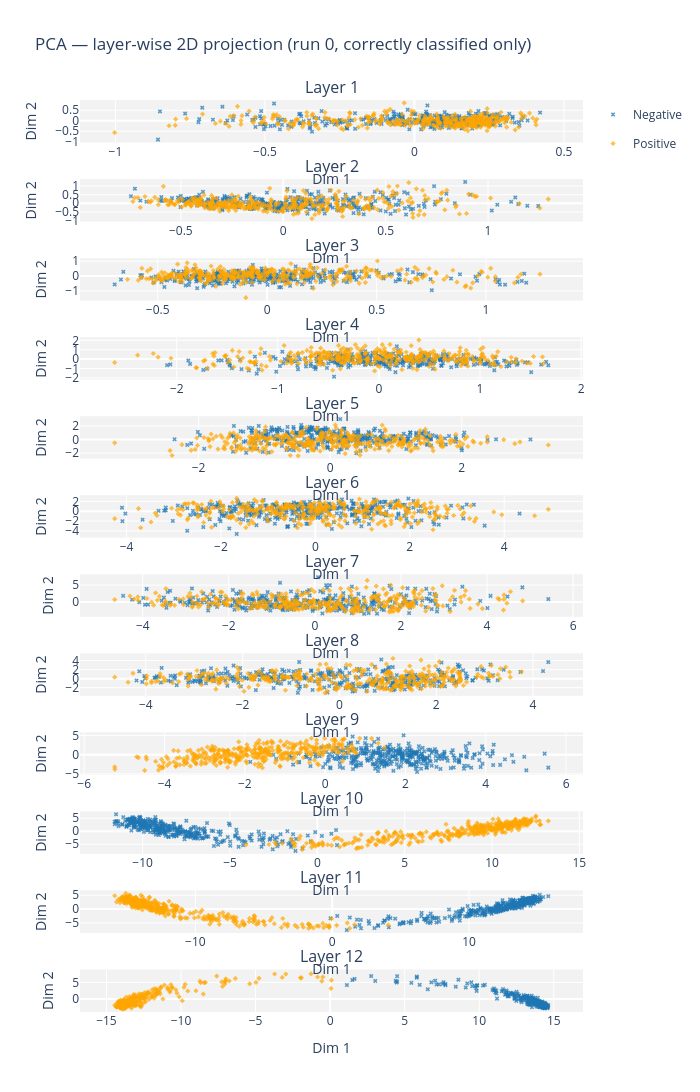

Notebook source saved alongside this figure:
### Markdown cell above
## A. Projection visualisation (run 0)
Layer-by-layer 2D/3D projections of the activations, coloured by class. The methods come from
`VIZ_METHODS`. Only correctly classified samples are shown if `CORRECT_ONLY`.

### Code cell
def axis_limits(coords, pad=0.08):
    lo, hi = coords.min(axis=0), coords.max(axis=0)
    margin = (hi - lo) * pad
    margin[margin == 0] = 1e-3
    return lo - margin, hi + margin


def plot_layer_projections(method, n_components, run=0, point_size=4, opacity=0.7):
    is_3d   = n_components == 3
    n_rows  = len(ANALYSIS_LAYERS)
    Scatter = go.Scatter3d if is_3d else go.Scatter
    fig = make_subplots(rows=n_rows, cols=1,
                        specs=[[{'type': 'scene' if is_3d else 'xy'}] for _ in ANALYSIS_LAYERS],
                        subplot_titles=[f'Layer {l}' for l in ANALYSIS_LAYERS],
                        vertical_spacing=min(0.04, 1 / max(n_rows - 1, 1)))

    for row, l in enumerate(ANALYSIS_LAYERS, start=1):
        coords = get_projection(run, l, method, n_components)
        lo, hi = axis_limits(coords)
        for c, name in enumerate(CLASS_NAMES):
            pts = coords[class_mask(run, c)]
            xyz = dict(x=pts[:, 0], y=pts[:, 1], **({'z': pts[:, 2]} if is_3d else {}))
            fig.add_trace(Scatter(**xyz, mode='markers', name=name, legendgroup=name,
                                  showlegend=(row == 1),
                                  marker=dict(size=point_size, color=CLASS_COLORS[c], opacity=opacity,
                                              symbol=CLASS_SYMBOLS[c], line=dict(width=0))),
                          row=row, col=1)
        if is_3d:
            fig.update_scenes(xaxis=dict(range=[lo[0], hi[0]], title='Dim 1'),
                              yaxis=dict(range=[lo[1], hi[1]], title='Dim 2'),
                              zaxis=dict(range=[lo[2], hi[2]], title='Dim 3'),
                              bgcolor='#f2f2f2', row=row, col=1)
        else:
            fig.update_xaxes(range=[lo[0], hi[0]], title_text='Dim 1', gridcolor='white', row=row, col=1)
            fig.update_yaxes(range=[lo[1], hi[1]], title_text='Dim 2', gridcolor='white', row=row, col=1)

    subset = 'correctly classified only' if CORRECT_ONLY else 'all samples'
    fig.update_layout(height=380 * n_rows, width=700, paper_bgcolor='white', plot_bgcolor='#f2f2f2',
                      title_text=f'{method.upper()} — layer-wise {n_components}D projection '
                                 f'(run {run}, {subset})')
    fig.show()
    return fig


for method in VIZ_METHODS:
    print(f"Computing {method.upper()} projections...")
    plot_layer_projections(method, VIZ_COMPONENTS)

### Figure 1 — Plotly figure (JSON) as saved in the notebook; plotly's stock layout.template omitted (floating-point values rounded to 4 significant figures; data arrays with more than 128 entries replaced by an {"elided": "..."} marker saying what was removed)
{"data": [{"legendgroup": "Negative", "marker": {"color": "#1f77b4", "line": {"width": 0}, "opacity": 0.7, "size": 4, "symbol": "x"}, "mode": "markers", "name": "Negative", "showlegend": true, "type": "scatter", "x": {"elided": "347 float values"}, "xaxis": "x", "y": {"elided": "347 float values"}, "yaxis": "y"}, {"legendgroup": "Positive", "marker": {"color": "#ffa500", "line": {"width": 0}, "opacity": 0.7, "size": 4, "symbol": "diamond"}, "mode": "markers", "name": "Positive", "showlegend": true, "type": "scatter", "x": {"elided": "350 float values"}, "xaxis": "x", "y": {"elided": "350 float values"}, "yaxis": "y"}, {"legendgroup": "Negative", "marker": {"color": "#1f77b4", "line": {"width": 0}, "opacity": 0.7, "size": 4, "symbol": "x"}, "mode": "markers", "name": "Negative", "showlegend": false, "type": "scatter", "x": {"elided": "347 float values"}, "xaxis": "x2", "y": {"elided": "347 float values"}, "yaxis": "y2"}, {"legendgroup": "Positive", "marker": {"color": "#ffa500", "line": {"width": 0}, "opacity": 0.7, "size": 4, "symbol": "diamond"}, "mode": "markers", "name": "Positive", "showlegend": false, "type": "scatter", "x": {"elided": "350 float values"}, "xaxis": "x2", "y": {"elided": "350 float values"}, "yaxis": "y2"}, {"legendgroup": "Negative", "marker": {"color": "#1f77b4", "line": {"width": 0}, "opacity": 0.7, "size": 4, "symbol": "x"}, "mode": "markers", "name": "Negative", "showlegend": false, "type": "scatter", "x": {"elided": "347 float values"}, "xaxis": "x3", "y": {"elided": "347 float values"}, "yaxis": "y3"}, {"legendgroup": "Positive", "marker": {"color": "#ffa500", "line": {"width": 0}, "opacity": 0.7, "size": 4, "symbol": "diamond"}, "mode": "markers", "name": "Positive", "showlegend": false, "type": "scatter", "x": {"elided": "350 float values"}, "xaxis": "x3", "y": {"elided": "350 float values"}, "yaxis": "y3"}, {"legendgroup": "Negative", "marker": {"color": "#1f77b4", "line": {"width": 0}, "opacity": 0.7, "size": 4, "symbol": "x"}, "mode": "markers", "name": "Negative", "showlegend": false, "type": "scatter", "x": {"elided": "347 float values"}, "xaxis": "x4", "y": {"elided": "347 float values"}, "yaxis": "y4"}, {"legendgroup": "Positive", "marker": {"color": "#ffa500", "line": {"width": 0}, "opacity": 0.7, "size": 4, "symbol": "diamond"}, "mode": "markers", "name": "Positive", "showlegend": false, "type": "scatter", "x": {"elided": "350 float values"}, "xaxis": "x4", "y": {"elided": "350 float values"}, "yaxis": "y4"}, {"legendgroup": "Negative", "marker": {"color": "#1f77b4", "line": {"width": 0}, "opacity": 0.7, "size": 4, "symbol": "x"}, "mode": "markers", "name": "Negative", "showlegend": false, "type": "scatter", "x": {"elided": "347 float values"}, "xaxis": "x5", "y": {"elided": "347 float values"}, "yaxis": "y5"}, {"legendgroup": "Positive", "marker": {"color": "#ffa500", "line": {"width": 0}, "opacity": 0.7, "size": 4, "symbol": "diamond"}, "mode": "markers", "name": "Positive", "showlegend": false, "type": "scatter", "x": {"elided": "350 float values"}, "xaxis": "x5", "y": {"elided": "350 float values"}, "yaxis": "y5"}, {"legendgroup": "Negative", "marker": {"color": "#1f77b4", "line": {"width": 0}, "opacity": 0.7, "size": 4, "symbol": "x"}, "mode": "markers", "name": "Negative", "showlegend": false, "type": "scatter", "x": {"elided": "347 float values"}, "xaxis": "x6", "y": {"elided": "347 float values"}, "yaxis": "y6"}, {"legendgroup": "Positive", "marker": {"color": "#ffa500", "line": {"width": 0}, "opacity": 0.7, "size": 4, "symbol": "diamond"}, "mode": "markers", "name": "Positive", "showlegend": false, "type": "scatter", "x": {"elided": "350 float values"}, "xaxis": "x6", "y": {"elided": "350 float values"}, "yaxis": "y6"}, {"legendgroup": "Negative", "marker": {"color": "#1f77b4", "line": {"width": 0}, "opacity": 0.7, "size": 4, "symbol": "x"}, "mode": "markers", "name": "Negative", "showlegend": false, "type": "scatter", "x": {"elided": "347 float values"}, "xaxis": "x7", "y": {"elided": "347 float values"}, "yaxis": "y7"}, {"legendgroup": "Positive", "marker": {"color": "#ffa500", "line": {"width": 0}, "opacity": 0.7, "size": 4, "symbol": "diamond"}, "mode": "markers", "name": "Positive", "showlegend": false, "type": "scatter", "x": {"elided": "350 float values"}, "xaxis": "x7", "y": {"elided": "350 float values"}, "yaxis": "y7"}, {"legendgroup": "Negative", "marker": {"color": "#1f77b4", "line": {"width": 0}, "opacity": 0.7, "size": 4, "symbol": "x"}, "mode": "markers", "name": "Negative", "showlegend": false, "type": "scatter", "x": {"elided": "347 float values"}, "xaxis": "x8", "y": {"elided": "347 float values"}, "yaxis": "y8"}, {"legendgroup": "Positive", "marker": {"color": "#ffa500", "line": {"width": 0}, "opacity": 0.7, "size": 4, "symbol": "diamond"}, "mode": "markers", "name": "Positive", "showlegend": false, "type": "scatter", "x": {"elided": "350 float values"}, "xaxis": "x8", "y": {"elided": "350 float values"}, "yaxis": "y8"}, {"legendgroup": "Negative", "marker": {"color": "#1f77b4", "line": {"width": 0}, "opacity": 0.7, "size": 4, "symbol": "x"}, "mode": "markers", "name": "Negative", "showlegend": false, "type": "scatter", "x": {"elided": "347 float values"}, "xaxis": "x9", "y": {"elided": "347 float values"}, "yaxis": "y9"}, {"legendgroup": "Positive", "marker": {"color": "#ffa500", "line": {"width": 0}, "opacity": 0.7, "size": 4, "symbol": "diamond"}, "mode": "markers", "name": "Positive", "showlegend": false, "type": "scatter", "x": {"elided": "350 float values"}, "xaxis": "x9", "y": {"elided": "350 float values"}, "yaxis": "y9"}, {"legendgroup": "Negative", "marker": {"color": "#1f77b4", "line": {"width": 0}, "opacity": 0.7, "size": 4, "symbol": "x"}, "mode": "markers", "name": "Negative", "showlegend": false, "type": "scatter", "x": {"elided": "347 float values"}, "xaxis": "x10", "y": {"elided": "347 float values"}, "yaxis": "y10"}, {"legendgroup": "Positive", "marker": {"color": "#ffa500", "line": {"width": 0}, "opacity": 0.7, "size": 4, "symbol": "diamond"}, "mode": "markers", "name": "Positive", "showlegend": false, "type": "scatter", "x": {"elided": "350 float values"}, "xaxis": "x10", "y": {"elided": "350 float values"}, "yaxis": "y10"}, {"legendgroup": "Negative", "marker": {"color": "#1f77b4", "line": {"width": 0}, "opacity": 0.7, "size": 4, "symbol": "x"}, "mode": "markers", "name": "Negative", "showlegend": false, "type": "scatter", "x": {"elided": "347 float values"}, "xaxis": "x11", "y": {"elided": "347 float values"}, "yaxis": "y11"}, {"legendgroup": "Positive", "marker": {"color": "#ffa500", "line": {"width": 0}, "opacity": 0.7, "size": 4, "symbol": "diamond"}, "mode": "markers", "name": "Positive", "showlegend": false, "type": "scatter", "x": {"elided": "350 float values"}, "xaxis": "x11", "y": {"elided": "350 float values"}, "yaxis": "y11"}, {"legendgroup": "Negative", "marker": {"color": "#1f77b4", "line": {"width": 0}, "opacity": 0.7, "size": 4, "symbol": "x"}, "mode": "markers", "name": "Negative", "showlegend": false, "type": "scatter", "x": {"elided": "347 float values"}, "xaxis": "x12", "y": {"elided": "347 float values"}, "yaxis": "y12"}, {"legendgroup": "Positive", "marker": {"color": "#ffa500", "line": {"width": 0}, "opacity": 0.7, "size": 4, "symbol": "diamond"}, "mode": "markers", "name": "Positive", "showlegend": false, "type": "scatter", "x": {"elided": "350 float values"}, "xaxis": "x12", "y": {"elided": "350 float values"}, "yaxis": "y12"}], "layout": {"annotations": [{"font": {"size": 16}, "showarrow": false, "text": "Layer 1", "x": 0.5, "xanchor": "center", "xref": "paper", "y": 1, "yanchor": "bottom", "yref": "paper"}, {"font": {"size": 16}, "showarrow": false, "text": "Layer 2", "x": 0.5, "xanchor": "center", "xref": "paper", "y": 0.9133, "yanchor": "bottom", "yref": "paper"}, {"font": {"size": 16}, "showarrow": false, "text": "Layer 3", "x": 0.5, "xanchor": "center", "xref": "paper", "y": 0.8267, "yanchor": "bottom", "yref": "paper"}, {"font": {"size": 16}, "showarrow": false, "text": "Layer 4", "x": 0.5, "xanchor": "center", "xref": "paper", "y": 0.74, "yanchor": "bottom", "yref": "paper"}, {"font": {"size": 16}, "showarrow": false, "text": "Layer 5", "x": 0.5, "xanchor": "center", "xref": "paper", "y": 0.6533, "yanchor": "bottom", "yref": "paper"}, {"font": {"size": 16}, "showarrow": false, "text": "Layer 6", "x": 0.5, "xanchor": "center", "xref": "paper", "y": 0.5667, "yanchor": "bottom", "yref": "paper"}, {"font": {"size": 16}, "showarrow": false, "text": "Layer 7", "x": 0.5, "xanchor": "center", "xref": "paper", "y": 0.48, "yanchor": "bottom", "yref": "paper"}, {"font": {"size": 16}, "showarrow": false, "text": "Layer 8", "x": 0.5, "xanchor": "center", "xref": "paper", "y": 0.3933, "yanchor": "bottom", "yref": "paper"}, {"font": {"size": 16}, "showarrow": false, "text": "Layer 9", "x": 0.5, "xanchor": "center", "xref": "paper", "y": 0.3067, "yanchor": "bottom", "yref": "paper"}, {"font": {"size": 16}, "showarrow": false, "text": "Layer 10", "x": 0.5, "xanchor": "center", "xref": "paper", "y": 0.22, "yanchor": "bottom", "yref": "paper"}, {"font": {"size": 16}, "showarrow": false, "text": "Layer 11", "x": 0.5, "xanchor": "center", "xref": "paper", "y": 0.1333, "yanchor": "bottom", "yref": "paper"}, {"font": {"size": 16}, "showarrow": false, "text": "Layer 12", "x": 0.5, "xanchor": "center", "xref": "paper", "y": 0.04667, "yanchor": "bottom", "yref": "paper"}], "height": 4560, "paper_bgcolor": "white", "plot_bgcolor": "#f2f2f2", "title": {"text": "PCA — layer-wise 2D projection (run 0, correctly classified only)"}, "width": 700, "xaxis": {"anchor": "y", "domain": [0, 1], "gridcolor": "white", "range": [-1.118, 0.5636], "title": {"text": "Dim 1"}}, "xaxis10": {"anchor": "y10", "domain": [0, 1], "gridcolor": "white", "range": [-13.59, 15.21], "title": {"text": "Dim 1"}}, "xaxis11": {"anchor": "y11", "domain": [0, 1], "gridcolor": "white", "range": [-18.43, 18.33], "title": {"text": "Dim 1"}}, "xaxis12": {"anchor": "y12", "domain": [0, 1], "gridcolor": "white", "range": [-16.77, 16.96], "title": {"text": "Dim 1"}}, "xaxis2": {"anchor": "y2", "domain": [0, 1], "gridcolor": "white", "range": [-0.9922, 1.464], "title": {"text": "Dim 1"}}, "xaxis3": {"anchor": "y3", "domain": [0, 1], "gridcolor": "white", "range": [-0.8549, 1.443], "title": {"text": "Dim 1"}}, "xaxis4": {"anchor": "y4", "domain": [0, 1], "gridcolor": "white", "range": [-2.957, 2.019], "title": {"text": "Dim 1"}}, "xaxis5": {"anchor": "y5", "domain": [0, 1], "gridcolor": "white", "range": [-3.803, 3.843], "title": {"text": "Dim 1"}}, "xaxis6": {"anchor": "y6", "domain": [0, 1], "gridcolor": "white", "range": [-4.985, 5.669], "title": {"text": "Dim 1"}}, "xaxis7": {"anchor": "y7", "domain": [0, 1], "gridcolor": "white", "range": [-5.458, 6.23], "title": {"text": "Dim 1"}}, "xaxis8": {"anchor": "y8", "domain": [0, 1], "gridcolor": "white", "range": [-5.359, 5.032], "title": {"text": "Dim 1"}}, "xaxis9": {"anchor": "y9", "domain": [0, 1], "gridcolor": "white", "range": [-6.104, 6.422], "title": {"text": "Dim 1"}}, "yaxis": {"anchor": "x", "domain": [0.9533, 1], "gridcolor": "white", "range": [-1.042, 0.9909], "title": {"text": "Dim 2"}}, "yaxis10": {"anchor": "x10", "domain": [0.1733, 0.22], "gridcolor": "white", "range": [-8.733, 7.647], "title": {"text": "Dim 2"}}, "yaxis11": {"anchor": "x11", "domain": [0.08667, 0.1333], "gridcolor": "white", "range": [-8.61, 6.759], "title": {"text": "Dim 2"}}, "yaxis12": {"anchor": "x12", "domain": [0, 0.04667], "gridcolor": "white", "range": [-3.882, 8.897], "title": {"text": "Dim 2"}}, "yaxis2": {"anchor": "x2", "domain": [0.8667, 0.9133], "gridcolor": "white", "range": [-1.057, 1.399], "title": {"text": "Dim 2"}}, "yaxis3": {"anchor": "x3", "domain": [0.78, 0.8267], "gridcolor": "white", "range": [-1.646, 1.211], "title": {"text": "Dim 2"}}, "yaxis4": {"anchor": "x4", "domain": [0.6933, 0.74], "gridcolor": "white", "range": [-2.189, 2.34], "title": {"text": "Dim 2"}}, "yaxis5": {"anchor": "x5", "domain": [0.6067, 0.6533], "gridcolor": "white", "range": [-2.838, 3.459], "title": {"text": "Dim 2"}}, "yaxis6": {"anchor": "x6", "domain": [0.52, 0.5667], "gridcolor": "white", "range": [-5.402, 3.263], "title": {"text": "Dim 2"}}, "yaxis7": {"anchor": "x7", "domain": [0.4333, 0.48], "gridcolor": "white", "range": [-4.406, 8.254], "title": {"text": "Dim 2"}}, "yaxis8": {"anchor": "x8", "domain": [0.3467, 0.3933], "gridcolor": "white", "range": [-3.808, 5.607], "title": {"text": "Dim 2"}}, "yaxis9": {"anchor": "x9", "domain": [0.26, 0.3067], "gridcolor": "white", "range": [-5.263, 5.853], "title": {"text": "Dim 2"}}}}
